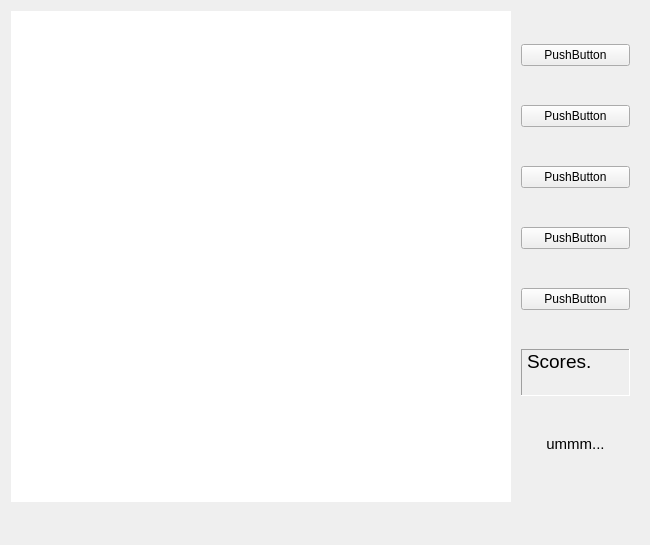
<?xml version="1.0" encoding="UTF-8"?>
<ui version="4.0">
 <class>MainWindow233</class>
 <widget class="QMainWindow" name="MainWindow233">
  <property name="geometry">
   <rect>
    <x>0</x>
    <y>0</y>
    <width>650</width>
    <height>545</height>
   </rect>
  </property>
  <property name="sizePolicy">
   <sizepolicy hsizetype="Fixed" vsizetype="Fixed">
    <horstretch>0</horstretch>
    <verstretch>0</verstretch>
   </sizepolicy>
  </property>
  <property name="windowTitle">
   <string>MainWindow</string>
  </property>
  <widget class="QWidget" name="centralWidget">
   <widget class="QWidget" name="horizontalLayoutWidget">
    <property name="geometry">
     <rect>
      <x>0</x>
      <y>0</y>
      <width>651</width>
      <height>502</height>
     </rect>
    </property>
    <layout class="QHBoxLayout" name="horizontalLayout" stretch="0,0">
     <property name="spacing">
      <number>0</number>
     </property>
     <item>
      <widget class="QGraphicsView" name="graphicsView">
       <property name="sizePolicy">
        <sizepolicy hsizetype="Expanding" vsizetype="Expanding">
         <horstretch>1</horstretch>
         <verstretch>1</verstretch>
        </sizepolicy>
       </property>
       <property name="minimumSize">
        <size>
         <width>500</width>
         <height>500</height>
        </size>
       </property>
       <property name="maximumSize">
        <size>
         <width>500</width>
         <height>500</height>
        </size>
       </property>
       <property name="frameShape">
        <enum>QFrame::NoFrame</enum>
       </property>
       <property name="frameShadow">
        <enum>QFrame::Plain</enum>
       </property>
       <property name="lineWidth">
        <number>0</number>
       </property>
       <property name="verticalScrollBarPolicy">
        <enum>Qt::ScrollBarAlwaysOff</enum>
       </property>
       <property name="horizontalScrollBarPolicy">
        <enum>Qt::ScrollBarAlwaysOff</enum>
       </property>
       <property name="renderHints">
        <set>QPainter::SmoothPixmapTransform|QPainter::TextAntialiasing</set>
       </property>
      </widget>
     </item>
     <item>
      <layout class="QVBoxLayout" name="verticalLayout">
       <property name="leftMargin">
        <number>10</number>
       </property>
       <property name="rightMargin">
        <number>10</number>
       </property>
       <item>
        <widget class="QPushButton" name="pushButton">
         <property name="sizePolicy">
          <sizepolicy hsizetype="Minimum" vsizetype="Fixed">
           <horstretch>1</horstretch>
           <verstretch>0</verstretch>
          </sizepolicy>
         </property>
         <property name="text">
          <string>PushButton</string>
         </property>
        </widget>
       </item>
       <item>
        <widget class="QPushButton" name="pushButton_2">
         <property name="sizePolicy">
          <sizepolicy hsizetype="Minimum" vsizetype="Fixed">
           <horstretch>1</horstretch>
           <verstretch>0</verstretch>
          </sizepolicy>
         </property>
         <property name="text">
          <string>PushButton</string>
         </property>
        </widget>
       </item>
       <item>
        <widget class="QPushButton" name="pushButton_3">
         <property name="sizePolicy">
          <sizepolicy hsizetype="Minimum" vsizetype="Fixed">
           <horstretch>1</horstretch>
           <verstretch>0</verstretch>
          </sizepolicy>
         </property>
         <property name="text">
          <string>PushButton</string>
         </property>
        </widget>
       </item>
       <item>
        <widget class="QPushButton" name="pushButton_4">
         <property name="sizePolicy">
          <sizepolicy hsizetype="Minimum" vsizetype="Fixed">
           <horstretch>2</horstretch>
           <verstretch>1</verstretch>
          </sizepolicy>
         </property>
         <property name="text">
          <string>PushButton</string>
         </property>
        </widget>
       </item>
       <item>
        <widget class="QPushButton" name="pushButton_5">
         <property name="sizePolicy">
          <sizepolicy hsizetype="Minimum" vsizetype="Fixed">
           <horstretch>1</horstretch>
           <verstretch>0</verstretch>
          </sizepolicy>
         </property>
         <property name="text">
          <string>PushButton</string>
         </property>
        </widget>
       </item>
       <item>
        <widget class="QLabel" name="score_label">
         <property name="sizePolicy">
          <sizepolicy hsizetype="Preferred" vsizetype="Fixed">
           <horstretch>0</horstretch>
           <verstretch>0</verstretch>
          </sizepolicy>
         </property>
         <property name="font">
          <font>
           <pointsize>14</pointsize>
           <weight>50</weight>
           <bold>false</bold>
          </font>
         </property>
         <property name="frameShape">
          <enum>QFrame::Panel</enum>
         </property>
         <property name="frameShadow">
          <enum>QFrame::Sunken</enum>
         </property>
         <property name="text">
          <string>Scores.
</string>
         </property>
        </widget>
       </item>
       <item>
        <widget class="QLabel" name="label">
         <property name="sizePolicy">
          <sizepolicy hsizetype="Preferred" vsizetype="Fixed">
           <horstretch>0</horstretch>
           <verstretch>0</verstretch>
          </sizepolicy>
         </property>
         <property name="font">
          <font>
           <pointsize>11</pointsize>
          </font>
         </property>
         <property name="text">
          <string>ummm...</string>
         </property>
         <property name="textFormat">
          <enum>Qt::PlainText</enum>
         </property>
         <property name="alignment">
          <set>Qt::AlignCenter</set>
         </property>
        </widget>
       </item>
      </layout>
     </item>
    </layout>
   </widget>
  </widget>
  <widget class="QMenuBar" name="menuBar">
   <property name="geometry">
    <rect>
     <x>0</x>
     <y>0</y>
     <width>650</width>
     <height>23</height>
    </rect>
   </property>
  </widget>
  <widget class="QStatusBar" name="statusBar">
   <property name="enabled">
    <bool>true</bool>
   </property>
   <property name="sizeGripEnabled">
    <bool>false</bool>
   </property>
  </widget>
 </widget>
 <layoutdefault spacing="6" margin="11"/>
 <resources/>
 <connections/>
</ui>
